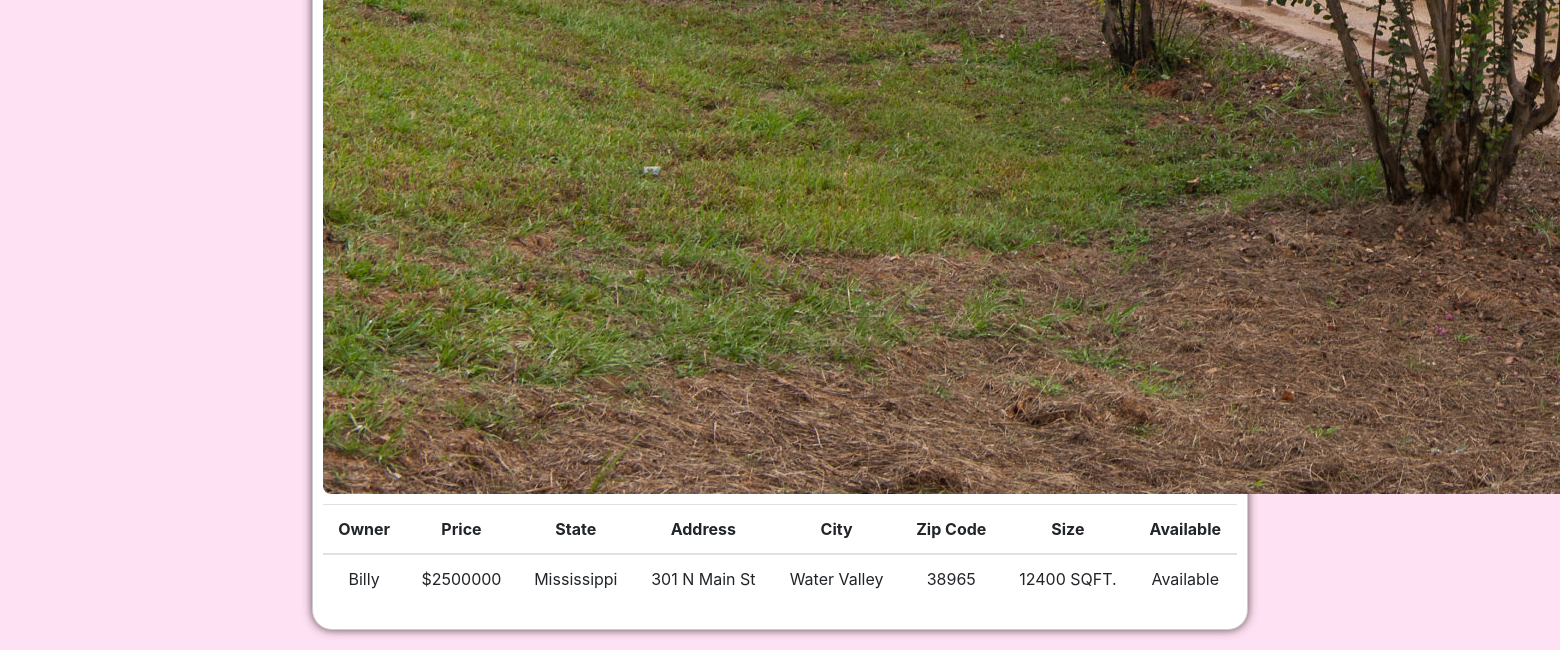
Before: / (lower part) with the older database file.
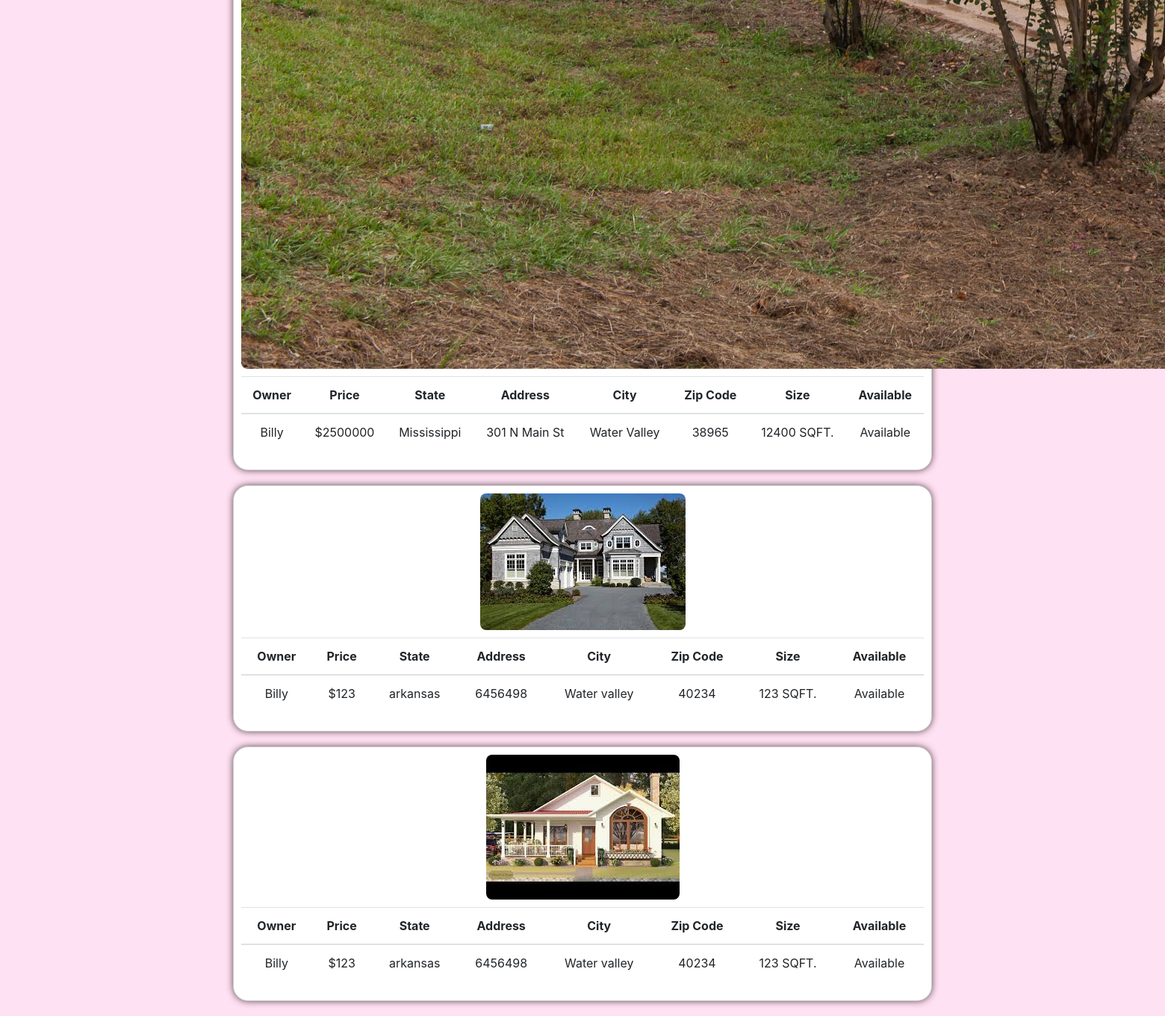
After: the same page with the newer database file.
### app/models.py (models this page shows)
class Properties(models.Model):
    user_props = models.ForeignKey(Account, on_delete=models.CASCADE)
    prop_name = models.CharField(max_length=255)
    price = models.IntegerField()
    state = models.CharField(max_length = 255)
    address = models.CharField(max_length = 255)
    city = models.CharField(max_length = 255)
    zip_code = models.IntegerField()
    size = models.IntegerField()
    available = models.BooleanField()
    picture = models.ImageField(upload_to="app/uploads/", null=True, blank=True)
    desc = models.TextField(null = True, blank=True)

class Account(models.Model):
    name = models.CharField(max_length = 24)
    phone_number = models.CharField(max_length = 10)
    user = models.OneToOneField(User, on_delete=models.CASCADE)
    profile_pic = models.ImageField(upload_to="app/uploads/", null=True, blank=True)

### app/views.py (the view)
# urls.py: path('', views.homepage, name='home'),
def homepage(request):
    if request.POST:
        if 'filterbtn' in request.POST:
            item = request.POST.get('filter')
            places = filter(request, item)
            context = {'places': places}
            return render(request, 'home.html', context)
    else:
        places = Properties.objects.all()
        context = {'places': places}
        return render(request, 'home.html', context)

### app/templates/home.html
{% extends "base_index.html" %}
{% block content %}
{% for property in places %}
    <div>
      <div class="house">
        <img class="homepageimg" src="{{property.picture.url}}" >
        <div class="table-responsive">
          <table class="table">
              <thead>
                <tr>
                  <th>Owner</th>
                  <th>Price</th>
                  <th>State</th>
                  <th>Address</th>
                  <th>City</th>
                  <th>Zip Code</th>
                  <th>Size</th>
                  <th>Available</th>
                </tr>
              </thead>
              <tbody>
                <tr>
                  <td>{{ property.user_props.name }}</td>
                  <td>${{ property.price }}</td>
                  <td>{{ property.state }}</td>
                  <td>{{ property.address }}</td>
                  <td>{{ property.city }}</td>
                  <td>{{ property.zip_code }}</td>
                  <td>{{ property.size }} SQFT.</td>
                  {% if property.available == True %}
                  <td> Available </td>
                  {% else %}
                  <td> Not Available </td>
                  {% endif %}
                </tr>
              </tbody>
            </table>
        </div>
      </div>
    </div>
    {% endfor %}
{% endblock content %}

### app/templates/base_index.html (shortened to what this page needs)
{%  load static %}
<!DOCTYPE html>
<html lang="en">
<head>
    <link rel="stylesheet" href="{% static 'styles.css' %}">
    <link rel="stylesheet" href="https://cdn.jsdelivr.net/npm/bootstrap@4.3.1/dist/css/bootstrap.min.css">
</head>
<body class="body">
    {% block content %}{% endblock content %}
</body>
</html>

### app/static/styles.css (style rules this page uses)
html { max-width: 100%; overflow-x: hidden; }
* { padding: 0; margin: 0; box-sizing: border-box; }
.body { background-color: rgb(255, 225, 244); padding: 0; margin: 0; box-sizing: border-box; }
.house { background-color: rgb(255, 255, 255); text-align: center; margin-top: 50px; padding-top: 10px; padding-bottom: 10px; border-radius: 20px; box-shadow: 0 0 10px rgba(72, 56, 56, 0.892); }
.house { border: 1px solid #ccc; padding: 10px; margin: 20px 20%; text-align: center; }
.table { text-align: center; }
.homepageimg { height: fit-content; border-radius: 8px; margin-bottom: 10px; }

Changed rows visible on the page:
added Properties: picture (picture), user_props.name "Billy", price "123", state "arkansas", address "6456498", city "Water valley", zip_code "40234", size "123", available "Available"
added Properties: picture (picture), user_props.name "Billy", price "123", state "arkansas", address "6456498", city "Water valley", zip_code "40234", size "123", available "Available"
